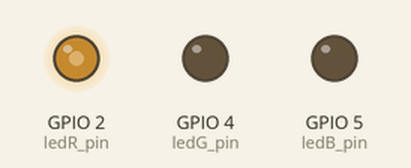
Simulated run of this sketch. Board: ESP32. Shown: output pins drawn as LEDs (lit = HIGH).

Above: at 0.05 s.
At 2.0 s:
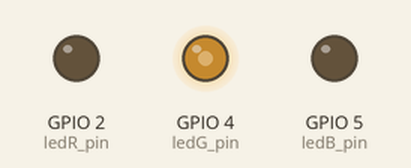
At 3.0 s:
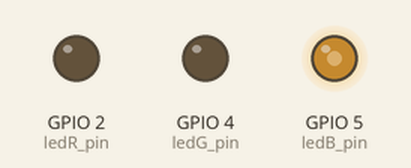
At 4.0 s:
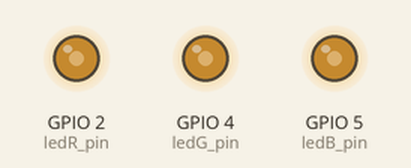
Timing chart, 0 to 5.2 s (numbered marks = the images above):
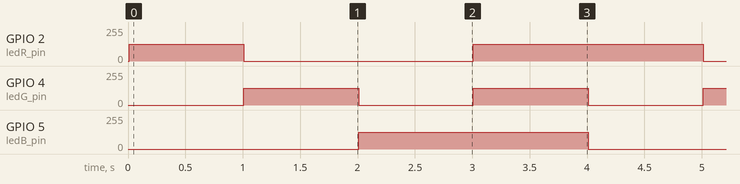

The sketch:

rgb.ino
```cpp
/*
 * ESP32使用PWM实现呼吸灯程序
 */

/* 设置led输出引脚号 */
int ledR_pin = 2;
int ledR_ch =3;
/* 设置led输出引脚号 */
int ledG_pin = 4;
int ledG_ch = 1;
/* 设置led输出引脚号 */
int ledB_pin = 5;
int ledB_ch = 2;

void setup()
{
  Serial.begin(115200);
  delay(10);

  /* 1. 使用ledc通道1，设置频率为1kHz，分辨率为10位 */
  ledcSetup(ledR_ch, 1000, 10);

  /* 2. 将LED引脚绑定到ledc通道1 */
  ledcAttachPin(ledR_pin, ledR_ch);

  /* 3. 设置ledc通道占空比为512/1024=50% */
  ledcWrite(ledR_ch, 511);

    /* 1. 使用ledc通道1，设置频率为1kHz，分辨率为10位 */
  ledcSetup(ledG_ch, 1000, 10);

  /* 2. 将LED引脚绑定到ledc通道1 */
  ledcAttachPin(ledG_pin, ledG_ch);

  /* 3. 设置ledc通道占空比为512/1024=50% */
  ledcWrite(ledG_ch, 511);

    /* 1. 使用ledc通道1，设置频率为1kHz，分辨率为10位 */
  ledcSetup(ledB_ch, 1000, 10);

  /* 2. 将LED引脚绑定到ledc通道1 */
  ledcAttachPin(ledB_pin, ledB_ch);

  /* 3. 设置ledc通道占空比为512/1024=50% */
  ledcWrite(ledB_ch, 511);
}

void loop()
{
  color(511, 0, 0);
  delay(1000);
  color(0, 511, 0);
  delay(1000);
  color(0, 0, 511);
  delay(1000);
  color(511, 511, 511);
  delay(1000);
}

void color(int red, int green, int blue){
  ledcWrite(ledR_ch, red);
  ledcWrite(ledG_ch, green);
  ledcWrite(ledB_ch, blue);
}
```

Measured:
- by itself, GPIO 2 (ledR_pin), GPIO 5 (ledB_pin): alternates 127/255 for 2.0 s and 0/255 for 2.0 s
- by itself, GPIO 4 (ledG_pin): alternates 127/255 for 1.0 s and 0/255 for 1.0 s
